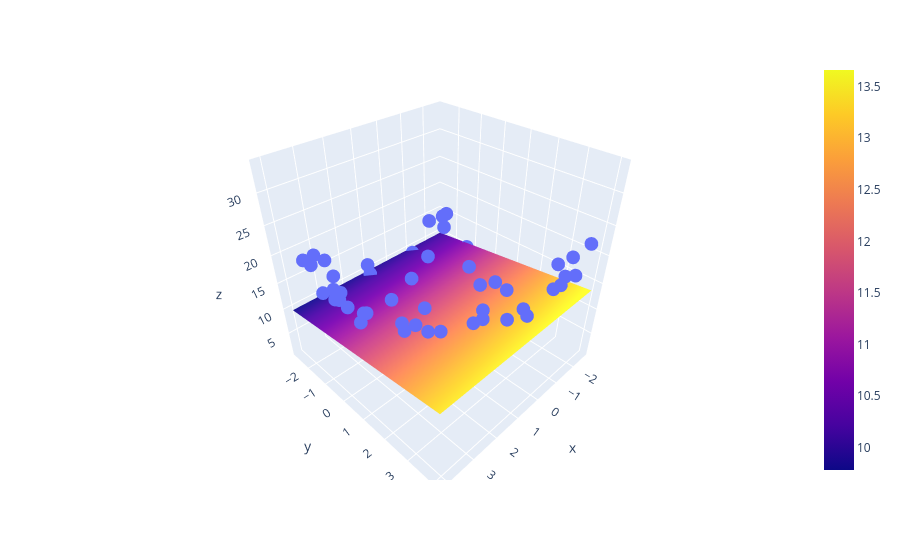

Write notebook code for a chart like this one.
### Code cell
import plotly.graph_objects as go
fig=px.scatter_3d(x=x.ravel(),y=y.ravel(),z=z.ravel()) 
fig.add_surface(x=x_input, y=y_input, z=z_final)
fig.show()
